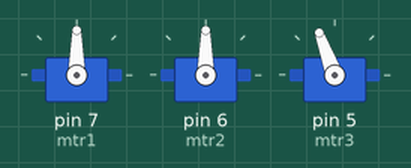
Simulated run of this sketch. Board: Arduino Uno, built with avr-gcc and run on an emulated ATmega328P. Parts: 3 × servo.

Above: at 0.05 s.
At 2.05 s:
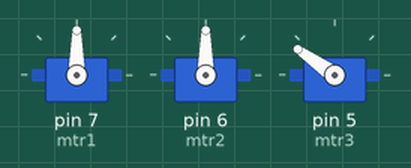
At 2.75 s:
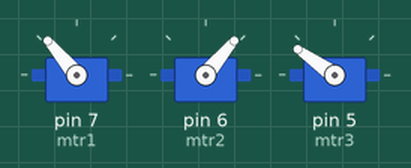
At 3.5 s:
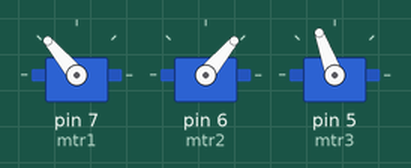
Timing chart, 0 to 5.2 s (numbered marks = the images above):
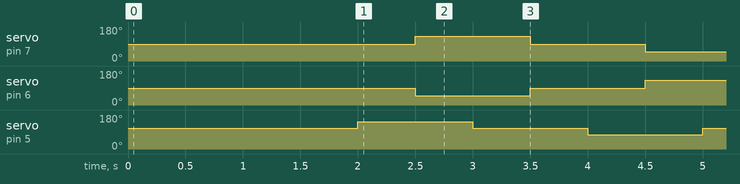

Measured:
- by itself, servo on pin 7 (mtr1): repeats every 4.0 s: 90° 1.0 s, 50° 1.0 s, 90° 1.0 s, 130° 1.0 s
- by itself, servo on pin 6 (mtr2): repeats every 4.0 s: 90° 1.0 s, 130° 1.0 s, 90° 1.0 s, 50° 1.0 s
- by itself, servo on pin 5 (mtr3): repeats every 4.0 s: 110° 1.0 s, 75° 1.0 s, 110° 1.0 s, 145° 1.0 s

The sketch:

robotest2_ileri.ino
```cpp
#include <Servo.h>
Servo mtr1; // ön
Servo mtr2; // arka
Servo mtr3; // gövde

void setup()
{
  Serial.begin(9600);
mtr1.attach(7);
mtr2.attach(6);
mtr3.attach(5);


}

void loop() //------------------------------
{
basla:
bekle();
goto ileri;

ileri://ön -arka -gövde
hareket(90  ,90  ,145);
hareket(130 ,50  ,145);
hareket(130 ,50  ,110);
hareket(90  ,90 ,110);
hareket(90  ,90 ,75);
hareket(50  ,130 ,75);
hareket(50  ,130 ,110);
hareket(90  ,90 ,110);
goto ileri;
}

void bekle ()
{
 mtr1.write(90);
 mtr2.write(90);
 mtr3.write(110);
 delay(2000);
}

void hareket (int on, int arka, int govde)
{
  mtr1.write(on);
  mtr2.write(arka);
  mtr3.write(govde);
  delay(500);
}
```
